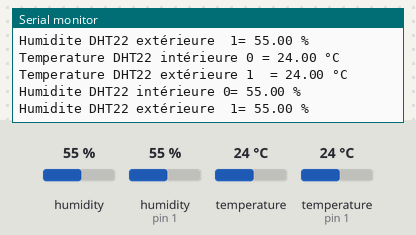
Bench run of a sketch on a simulated Arduino Uno, built with avr-gcc and run on an emulated ATmega328P. Parts: the last lines printed to the serial monitor. The test bench sets the inputs (shaded band); at power-on: humidity 55 %, humidity (sensor on pin 1) 55 %, temperature 24 °C, temperature (sensor on pin 1) 24 °C.

Above: at 2.9 s.
3.0 s: humidity (sensor 0) set to 22 %
At 4.41 s:
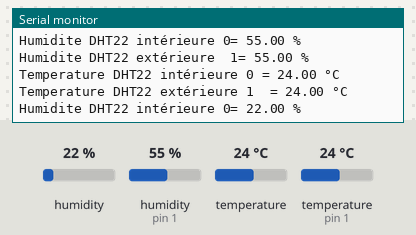
5.8 s: humidity (sensor on pin 1) set to 22 %
At 6.49 s:
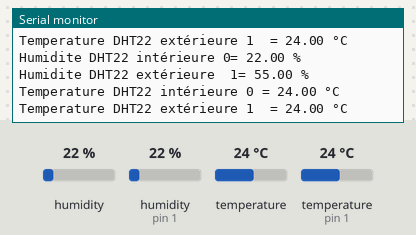
8.6 s: temperature (sensor 0) set to 12 °C
At 9.2 s:
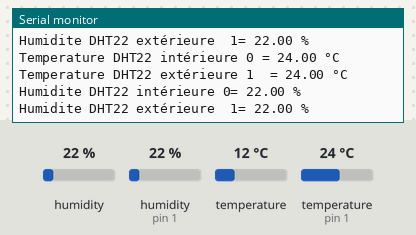
11.4 s: temperature (sensor on pin 1) set to 12 °C
At 13.8 s:
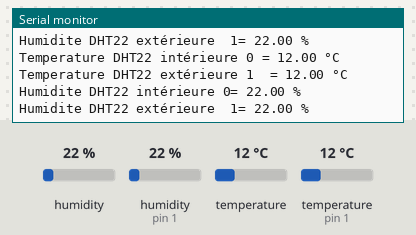
14.2 s: humidity (sensor 0) set to 40 %
At 16.2 s:
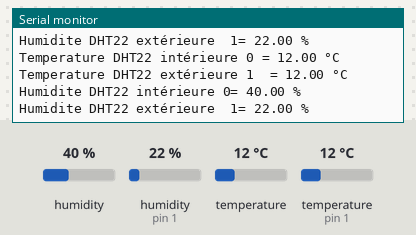
17.0 s: humidity (sensor on pin 1) set to 40 %
At 18.5 s:
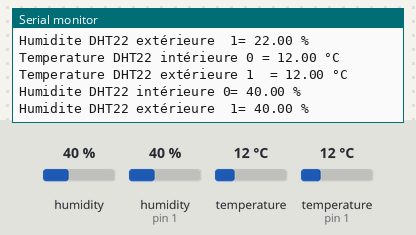
Timing chart, 0 to 20.0 s (numbered marks = the images above; inputs shaded):
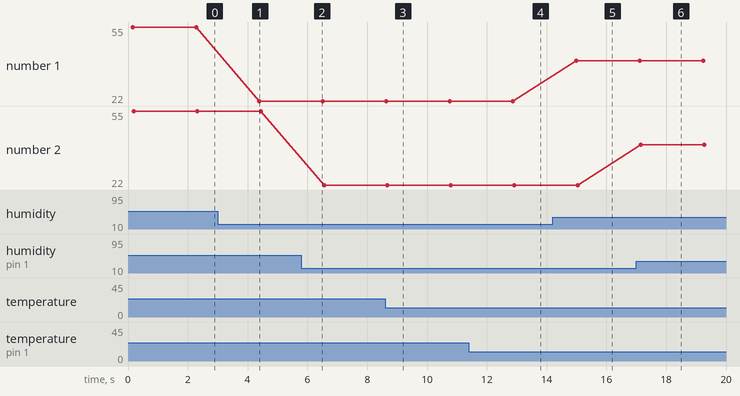

The sketch:

Test_DHT22.ino
```cpp
#include <DHT.h>
#define DHTPIN0 0
#define DHTPIN1 1
#define DHTTYPE    DHT22
DHT dht1(DHTPIN0, DHTTYPE);
DHT dht2(DHTPIN1, DHTTYPE);


// ========================
// Initialisation programme
// ========================
void setup () {

  // Initialisation de la liaison série (pour retourner les infos au moniteur série de l'ordi)
  Serial.begin(9600);
  Serial.println("Programme de test du DHT22");
  Serial.println("==========================");
  Serial.println();


}


// =================
// Boucle principale
// =================
void loop () {
  // Lecture des données
   // DHT22 INTERIEUR
    dht1.begin();
    float temp1=dht1.readTemperature();
    float hum1=dht1.readHumidity();


    // DHT22 EXTERRIEUR
    dht2.begin();
    float temp2 = dht2.readTemperature();
    float hum2 = dht2.readHumidity();


    Serial.println("Temperature DHT22 intérieure 0 = " +String(temp1) +" °C");
    Serial.println("Temperature DHT22 extérieure 1  = " + String(temp2) +" °C");
    Serial.println("Humidite DHT22 intérieure 0= " + String(hum1) +" %");
    Serial.println("Humidite DHT22 extérieure  1= " + String(hum2) +" %");
  // Temporisation de 2 secondes (pour rappel : il ne faut pas essayer de faire plus d'1 lecture toutes les 2 secondes, avec le DHT22, selon le fabricant)
  delay(2000);
}
```

Measured:
- after the input at 3.0 s, the serial monitor: prints a new line after 1.4 s (image 1)
- after the input at 11.4 s, the serial monitor: prints a new line after 1.4 s (image 4)
- after the input at 14.2 s, the serial monitor: prints a new line after 0.80 s (image 5)
- after the input at 17.0 s, the serial monitor: prints a new line after 0.16 s (image 6)
- plotted number 1: 22 → 40 after the input at 14.2 s
